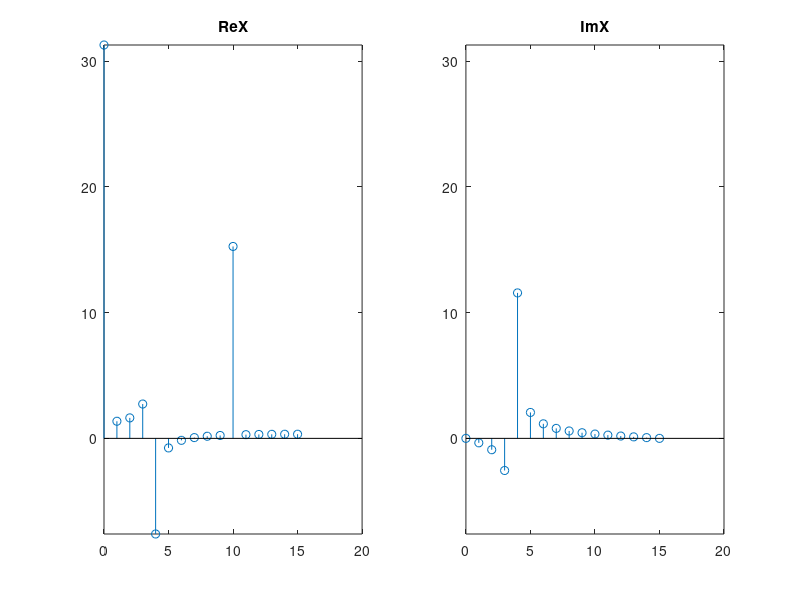
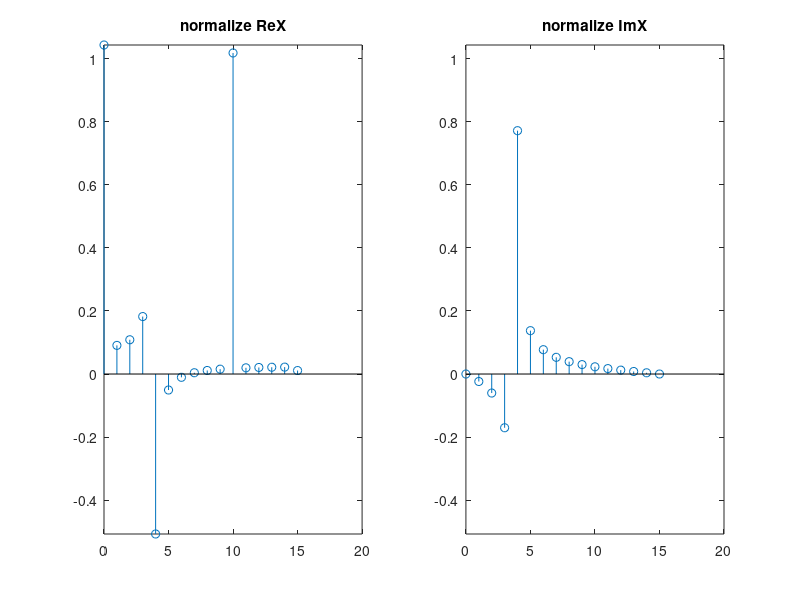
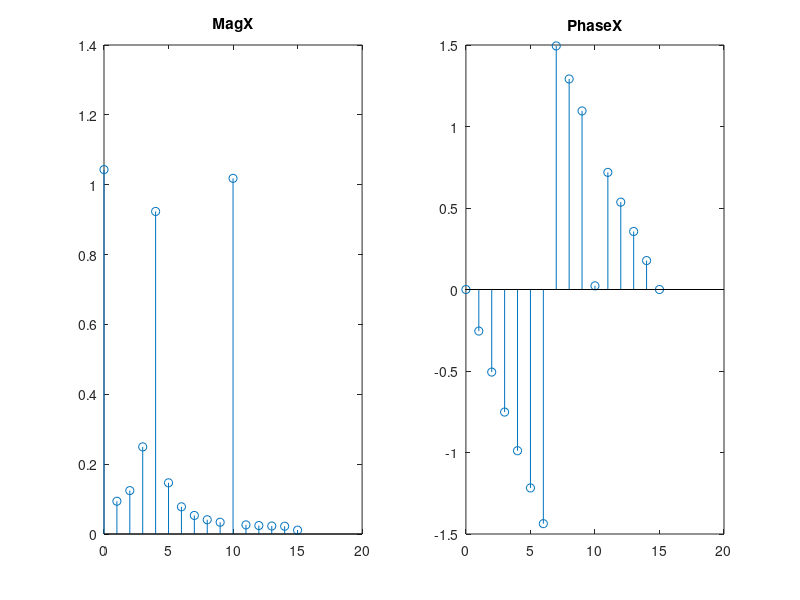
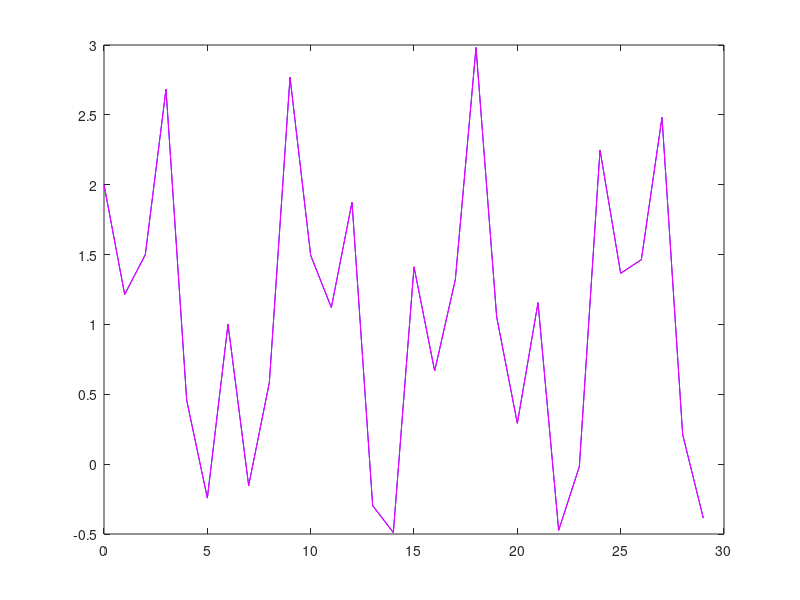

Reproduce these figures in MATLAB, in order.
%DFT
%The input signal x[n] contains the signal being decomposed, while the two
%signals (ImX[n] & ReX[n]) contain the amplitudes of the component sine and
%cosine waves scaled
clear all 
close all

% N points   =>   N+2 signals
N = 30

%%Basis functions

% ck[i] = cos(2*pi*k*i/N)
% sk[i] = sin(2*pi*k*i/N)

% ck[i] & sk[i] are the cosine ans sine waves, each N point length
% i runs from 0 to N-1
%The parameter k determines the frequency of the wave, k takes values from
%0 to N/2

%The frequency parameter k is equal to the number of complete cycles that
%occur over the N points of the signal

%  c1[]  => one complete cycle in N points
%  c2[]  => two complete cycles in N points

i = 0:N-1

% t simulates "continous" time variable
t = linspace(0, i(end), 1000);


toPlot = N <= 16;

% Basis functions generator
% ReX[]  basis functions
matReXBasis = zeros(N/2+1, N);
for k = 0:N/2
    y  = cos(2*pi*k*i/N);
    yt = cos(2*pi*k*t/N);
    
    matReXBasis(k+1, :) = y;
    
    if toPlot
        figure
        plot(i, y, 'b', t, yt, 'm');
        ylim([-1 1])
    end
end

% ImX[] basis functions
matImXBasis = zeros(N/2+1, N);
for k = 0:N/2
    y  = sin(2*pi*k*i/N);
    yt = sin(2*pi*k*t/N);
    
    matImXBasis(k+1, :) = y;
    if toPlot
        figure 
        plot(i, y, 'b', t, yt, 'm');
        ylim([-1 1])
    end
end

%%Signal to transform
%% Sine wave
x = sin(2*pi*5*i/N - pi);

%% Cosine wave
x = cos(2*pi*10*i/N - pi);

%% unit impulse
x = zeros(1, length(i)); x(1) = 1;

%% step
x = ones(1, length(i));

%% Mixed signal
x = 1 + sin(2*pi*3.8*i/N) + cos(2*pi*10*i/N);

%% Signal transformation
%Using dot product between x signal and basis functions the similarity
%between them can be measured
ReX = x*matReXBasis';
ImX = x*matImXBasis';

maxV = max(max(ReX), max(ImX));
minV = min(min(ReX), min(ImX));
k = 0:N/2;

figure 
subplot(1, 2, 1)
stem(k, ReX)
ylim([minV, maxV])
title('ReX');

subplot(1, 2, 2)
stem(k, ImX)
ylim([minV, maxV])
title('ImX');

%Normalizing values for ReX and ImX
normReX = (2/N)*ReX;
normImX = (2/N)*ImX;

%the spetial cases ReX[0] and Im[N/2] has to be normalized by (1/N)
normReX(1)   = normReX(1)/2;
normReX(N/2 + 1) = normReX(N/2 +1)/2;

maxV = max(max(normReX), max(normImX));
minV = min(min(normReX), min(normImX));
k = 0:N/2;

figure 
subplot(1, 2, 1)
stem(k, normReX)
ylim([minV, maxV])
title('normalize ReX');

subplot(1, 2, 2)
stem(k, normImX)
ylim([minV, maxV])
title('normalize ImX');

% Changing to frequency representation
MagX    = sqrt(normReX.^2 + normImX.^2);

limit = 1e-10;
filteredReX = normReX .* (abs(normReX) > limit);
filteredImX = normImX .* (abs(normImX) > limit);
for cont = 1:N/2+1
    if(~filteredReX(cont))
        if(normImX(cont) < 0)
            argument = -inf;
        else
            argument = inf;
        end
    else
        argument = filteredImX(cont)/filteredReX(cont);
    end
    PhaseX(cont)  = atan(argument);         %note: analize atan (arctan) properties
end

figure 
subplot(1, 2, 1)
stem(k, MagX)
title('MagX');

subplot(1, 2, 2)
stem(k, PhaseX)
title('PhaseX');

%% Returning to time domain

%normalize ReX[] and ImX are transposed and replicated in order to perforn
%elemnt weise multiplications by the basis functions, theen aummation is
%performed
cosContrib = sum(repmat(normReX', 1, N).*matReXBasis);
sinContrib = sum(repmat(normImX', 1, N).*matImXBasis);

xSynth = cosContrib + sinContrib;
figure
plot(i, x, 'b', i, xSynth, 'm');
